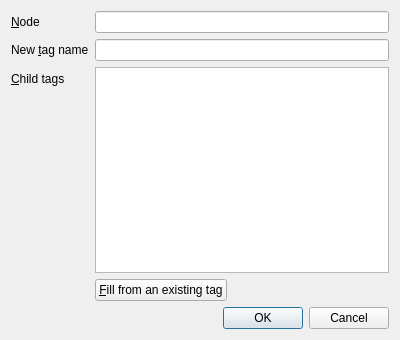
<ui version="4.0" >
 <class>NewTagDialog</class>
 <widget class="QDialog" name="NewTagDialog" >
  <property name="geometry" >
   <rect>
    <x>0</x>
    <y>0</y>
    <width>400</width>
    <height>340</height>
   </rect>
  </property>
  <property name="windowTitle" >
   <string>New tag</string>
  </property>
  <layout class="QFormLayout" name="formLayout" >
   <property name="fieldGrowthPolicy" >
    <enum>QFormLayout::ExpandingFieldsGrow</enum>
   </property>
   <item row="0" column="0" >
    <widget class="QLabel" name="nodeLabel" >
     <property name="text" >
      <string>&amp;Node</string>
     </property>
     <property name="buddy" >
      <cstring>node</cstring>
     </property>
    </widget>
   </item>
   <item row="0" column="1" >
    <widget class="QLineEdit" name="node" >
     <property name="readOnly" >
      <bool>true</bool>
     </property>
    </widget>
   </item>
   <item row="1" column="0" >
    <widget class="QLabel" name="tagLabel" >
     <property name="text" >
      <string>New &amp;tag name</string>
     </property>
     <property name="buddy" >
      <cstring>tag</cstring>
     </property>
    </widget>
   </item>
   <item row="1" column="1" >
    <widget class="QLineEdit" name="tag" />
   </item>
   <item row="2" column="0" >
    <widget class="QLabel" name="childTagsLabel" >
     <property name="text" >
      <string>&amp;Child tags</string>
     </property>
     <property name="buddy" >
      <cstring>childTags</cstring>
     </property>
    </widget>
   </item>
   <item row="2" column="1" >
    <widget class="QTableView" name="childTags" />
   </item>
   <item row="3" column="1" >
    <widget class="QPushButton" name="fillChildTagsBtn" >
     <property name="text" >
      <string>&amp;Fill from an existing tag</string>
     </property>
    </widget>
   </item>
   <item row="4" column="1" >
    <widget class="QDialogButtonBox" name="buttonBox" >
     <property name="orientation" >
      <enum>Qt::Horizontal</enum>
     </property>
     <property name="standardButtons" >
      <set>QDialogButtonBox::Cancel|QDialogButtonBox::Ok</set>
     </property>
    </widget>
   </item>
  </layout>
 </widget>
 <resources/>
 <connections>
  <connection>
   <sender>tag</sender>
   <signal>textChanged(QString)</signal>
   <receiver>NewTagDialog</receiver>
   <slot>checkValidData()</slot>
   <hints>
    <hint type="sourcelabel" >
     <x>155</x>
     <y>50</y>
    </hint>
    <hint type="destinationlabel" >
     <x>48</x>
     <y>135</y>
    </hint>
   </hints>
  </connection>
  <connection>
   <sender>fillChildTagsBtn</sender>
   <signal>clicked()</signal>
   <receiver>NewTagDialog</receiver>
   <slot>fillChildTags()</slot>
   <hints>
    <hint type="sourcelabel" >
     <x>173</x>
     <y>273</y>
    </hint>
    <hint type="destinationlabel" >
     <x>46</x>
     <y>227</y>
    </hint>
   </hints>
  </connection>
  <connection>
   <sender>buttonBox</sender>
   <signal>accepted()</signal>
   <receiver>NewTagDialog</receiver>
   <slot>accept()</slot>
   <hints>
    <hint type="sourcelabel" >
     <x>324</x>
     <y>305</y>
    </hint>
    <hint type="destinationlabel" >
     <x>157</x>
     <y>274</y>
    </hint>
   </hints>
  </connection>
  <connection>
   <sender>buttonBox</sender>
   <signal>rejected()</signal>
   <receiver>NewTagDialog</receiver>
   <slot>reject()</slot>
   <hints>
    <hint type="sourcelabel" >
     <x>390</x>
     <y>305</y>
    </hint>
    <hint type="destinationlabel" >
     <x>286</x>
     <y>274</y>
    </hint>
   </hints>
  </connection>
 </connections>
 <slots>
  <slot>checkValidData()</slot>
  <slot>fillChildTags()</slot>
  <signal>dataValid(bool)</signal>
 </slots>
</ui>
